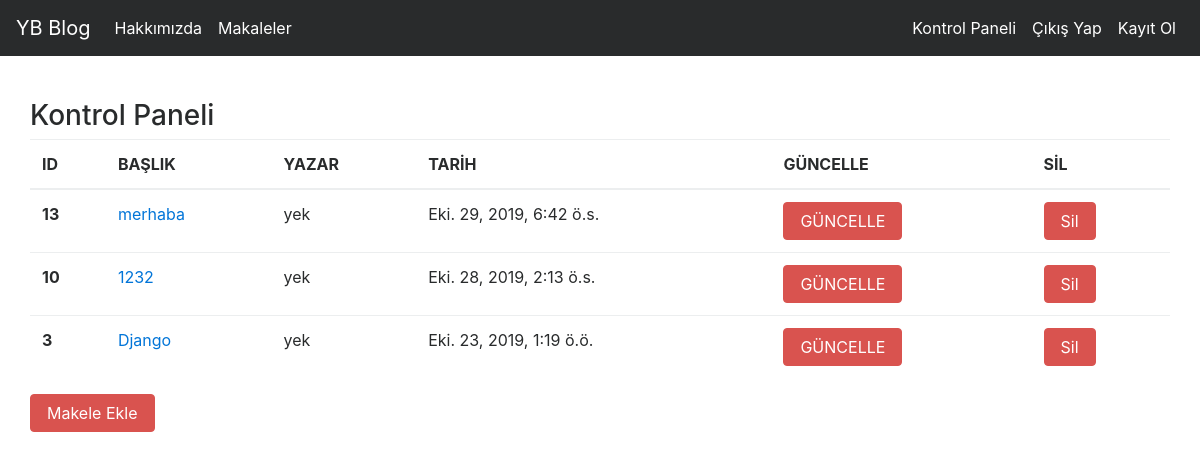
/articles/dashboard/ (signed in), run on an earlier commit of the app's database.
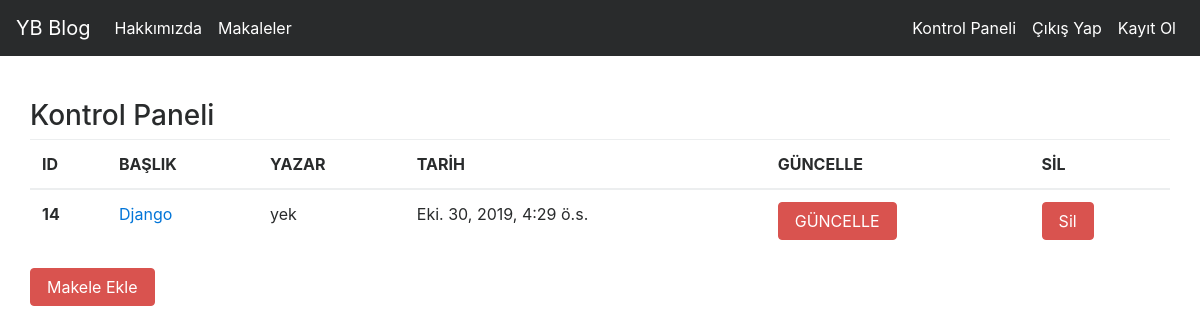
And on a later commit of the database.
### article/models.py (models this page shows, shortened)
class Article(models.Model):
    author=models.ForeignKey("auth.User",on_delete=models.CASCADE,verbose_name="Yazar")#on_delete:user silindiğinde o usera özgü tüm articleler yani veriler silinir
    title= models.CharField(max_length=50,verbose_name="Başlık")
    content=RichTextField()
    created_date=models.DateTimeField(auto_now_add=True,verbose_name="Oluşturulma Tarihi")
    article_image=models.FileField(blank=True,null=True,verbose_name="Fotoğraf Ekle")
    class Meta:
        ordering=["-created_date"]

### article/views.py (the view)
# urls.py: path('dashboard/', views.dashboard,name="dashboard"),
@login_required(login_url="user:login")
def dashboard(request):
    articles=Article.objects.filter(author=request.user)
    context={
        "articless":articles
    }
    return render(request,"dashboard.html",context)

### templates/dashboard.html (shortened to what this page needs)
{% extends "layout.html" %}
{% load crispy_forms_tags %}
{% block body %}
<div class="row">
        <h3>Kontrol Paneli</h3>
        {% if articless%}
        <table class="table">
            <thead>
              <tr>
                <th scope="col">ID</th>
                <th scope="col">BAŞLIK</th>
                <th scope="col">YAZAR</th>
                <th scope="col">TARİH</th>
                <th scope="col">GÜNCELLE</th>
                <th scope="col">SİL</th>
              </tr>
            </thead>
            <tbody>
            {% for article in articless %}
            <tr>
                <th scope="row">{{article.id}}</th>
                <td><a href="{% url 'article:detail' article.id %}">{{article.title}}</a></td>
                <td>{{article.author.username}}</td>
                <td>{{article.created_date}}</td>
                <td><a href="{% url 'article:update' article.id %}" class="btn btn-danger">GÜNCELLE</a></td>
                <td><a href="{% url 'article:delete' article.id %}" class="btn btn-danger">Sil</a></td>
            </tr>
            {% endfor %}
            </tbody>
          </table>
        {% else %}
        <div class="alert alert-danger">
        Henüz Makale Yayınlamamışsınız.
        </div>
        {% endif %}
        <a class="btn btn-danger" href="{% url 'article:addarticle' %}">Makele Ekle</a>
  </div>
{% endblock body %}

### templates/layout.html (shortened to what this page needs)
<!DOCTYPE html>
{% load static %}
<html lang="en">
<head>
    <link rel="stylesheet" href="{% static 'css/bootstrap.min.css' %}">
</head>
<body>
        {% include "includes/navbar.html" %}
        <div style = "margin-top : 100px; margin-bottom: 100px; " class = "container">
            {% block body %}
            {% endblock body %}
        </div>
</body>
</html>

### templates/includes/navbar.html (shortened to what this page needs)
<nav class="navbar navbar-toggleable-md navbar-inverse fixed-top bg-inverse">
  <a class="navbar-brand" href="{% url 'index' %}">YB Blog</a>
  <div class="collapse navbar-collapse" id="navbarCollapse">
    <ul class="navbar-nav mr-auto">
      <li class="nav-item active">
        <a class="nav-link" href="{% url 'about' %}">Hakkımızda</a>
      </li>
      <li class="nav-item active">
          <a class="nav-link" href="{% url 'article:articles' %}">Makaleler</a>
      </li>
    </ul>
    <ul class="navbar-nav ml-auto">
    {% if request.user.is_authenticated %}
    <li class="nav-item active">
      <a class="nav-link" href="{% url 'article:dashboard' %}">Kontrol Paneli</a>
    </li>
    <li class="nav-item active">
      <a class="nav-link" href="{% url 'user:logout' %}">Çıkış Yap</a>
    </li>
    {% else %}
    <li class="nav-item active">
      <a class="nav-link" href="{% url 'user:login' %}">Giriş Yap</a>
    </li>
    {% endif  %}
    <li class="nav-item active">
      <a class="nav-link" href="{% url 'user:register' %}">Kayıt Ol</a>
    </li>
    </ul>
  </div>
</nav>

What changed in the data, as far as the page shows it:
removed Article: id "13", title "merhaba", author.username "yek", created_date "Eki. 29, 2019, 6:42 ö.s."
removed Article: id "10", title "1232", author.username "yek", created_date "Eki. 28, 2019, 2:13 ö.s."
removed Article: id "3", title "Django", author.username "yek", created_date "Eki. 23, 2019, 1:19 ö.ö."
added Article: id "14", title "Django", author.username "yek", created_date "Eki. 30, 2019, 4:29 ö.s."
